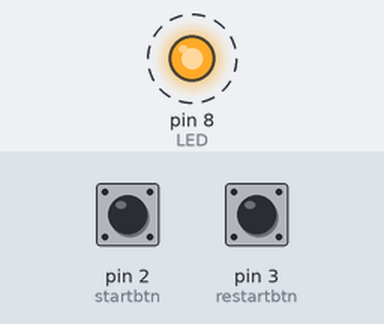
The sketch below on a simulated Arduino Uno, built with avr-gcc and run on an emulated ATmega328P. On the bench: output pins drawn as LEDs (lit = HIGH). Dashed ring = blinking. The inputs (shaded band) are chosen by the test bench; at power-on: pin 2 (startbtn) HIGH, pin 3 (restartbtn) HIGH. What the sketch prints to the serial monitor is not drawn.

Above: at 1.2 s.
1.3 s: pin 2 (startbtn) pulled LOW for 0.15 s
4.3 s: pin 3 (restartbtn) pulled LOW for 0.15 s
7.3 s: pin 2 (startbtn) pulsed LOW 2 times (0.12 s each, 0.3 s apart)
Timing chart, 0 to 16.3 s (numbered marks = the images above; inputs shaded):
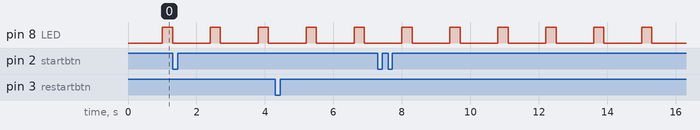

Measured:
- by itself, pin 8 (LED): alternates HIGH for 0.30 s and LOW for 1.1 s

The sketch:

chronometer.ino
```cpp
//set the pin number for buttons and LED
int startbtn =2;
int restartbtn =3;
int LED = 8;
long t3 = 0;
volatile int j = 1;  //counter variable
volatile long a = 0 ; //time variable to show
volatile long c ;   //variable to save start time
volatile long b ;   //variable to save stop time
volatile long t1;
volatile long t2;
int debouncingt =200;
volatile long mic = 0 ;
volatile int mil = 0;
void setup() {
  //set pin modes
  pinMode(LED,OUTPUT);
  Serial.begin(9600);
  pinMode(startbtn,INPUT_PULLUP);
  pinMode(restartbtn,INPUT_PULLUP);
  //set interrupt on each button
  attachInterrupt(digitalPinToInterrupt(2),btnstart,FALLING);
  attachInterrupt(digitalPinToInterrupt(3),btnrestart,FALLING);
}

void loop() {
   //make LED blink every 1 sec
  if(millis()-t3 > 1000){
  digitalWrite(LED,HIGH);
  delay(300);
  digitalWrite(LED,LOW);
  delay(100);
  t3 = millis();
  }
}
void btnstart(){
  if(millis()-t1>debouncingt){//check debouncing time
  if(j%2==1){
  c = micros();
  Serial.print("STARTtime in microseconds\t" );
  Serial.print(a );
  Serial.print("\t" );
  Serial.print("STARTtime in miliseconds\t" );
  Serial.print(mil);
  Serial.print("." );
  Serial.println(mic );
  j++;
}
else{
  b = micros();
  a = ((b-c)/1000)+a;
  mic = a %1000 ;
  mil = a / 1000;
  Serial.print("STOPtime in microseconds\t" );
  Serial.print(a );
  Serial.print("\t" );
  Serial.print("STOPtime in miliseconds \t");
  Serial.print(mil);
  Serial.print("." );
  Serial.println(mic );
  j++;
}
t1=millis();
  }
  }
void btnrestart(){
  if(millis()-t2>debouncingt){
  Serial.println("StopWatch has been restarted:");
  a=0;
  mil = 0;
  mic =0;
  j=1;
  t2=millis();
  }
}
```
